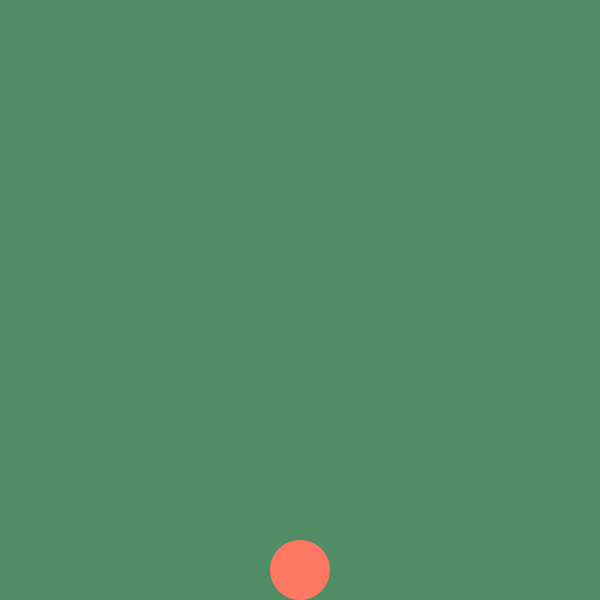
Frame 1 (no input)
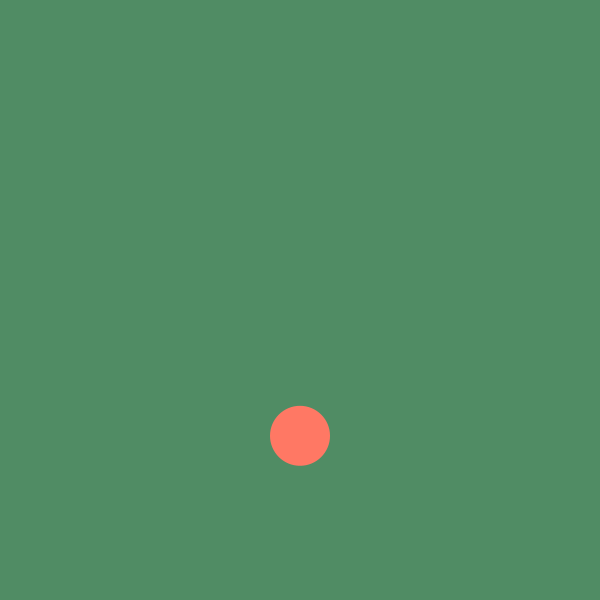
Frame 60 (the mouse pressed at the canvas centre just before this capture)
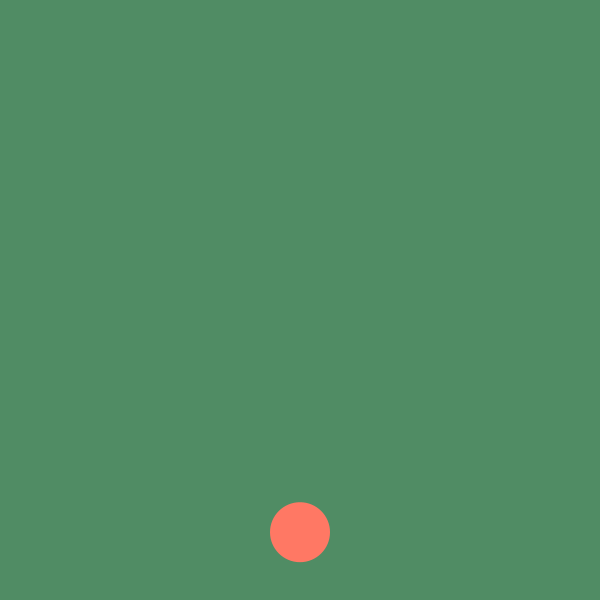
Frame 120 (the mouse held since frame 60 and released just before this capture)

The Processing sketch that drew these frames (run headless with seeded random() and noise(); from frame 60 on, the mouse is pressed at the canvas centre):

// Processing sketch: Quiz_bouncingBall
// ── Quiz_bouncingBall.pde
PVector pos, vel, acc;
float ballW = 60;
float ballH = 60;
PVector gravity  = new PVector(0, 0.2);
boolean isCaught = false;

void setup(){
  size(600, 600);
  noStroke();
  pos = new PVector(width/2, height - 30);
  vel = new PVector(0, 0);
  acc = new PVector(0, 0);
}

void draw(){
  background(80, 140, 100);
  
  if(dist(mouseX, mouseY, pos.x, pos.y) <ballW/2){
    isCaught = true;
  }
  
  if(pos.x > width - ballW/2 || pos.x < ballW/2){
    vel.x *= -1;
  }
  if(pos.y > height - ballH/2){
    vel.y *= -1;
  }
  
  
  fill(255, 120, 100);
  ellipse(pos.x, pos.y, ballW, ballH);
  pos.add(vel);
  vel.add(acc);
  acc.add(gravity);
  
}

//float d = dist(mouseX, mouseY, pos.x, pos.y);

float xOffset = 0.0; 
float yOffset = 0.0;
void mouseDragged(){
  if(isCaught){
    pos.x = mouseX - xOffset;
    pos.y = mouseY - yOffset;
  }
}
